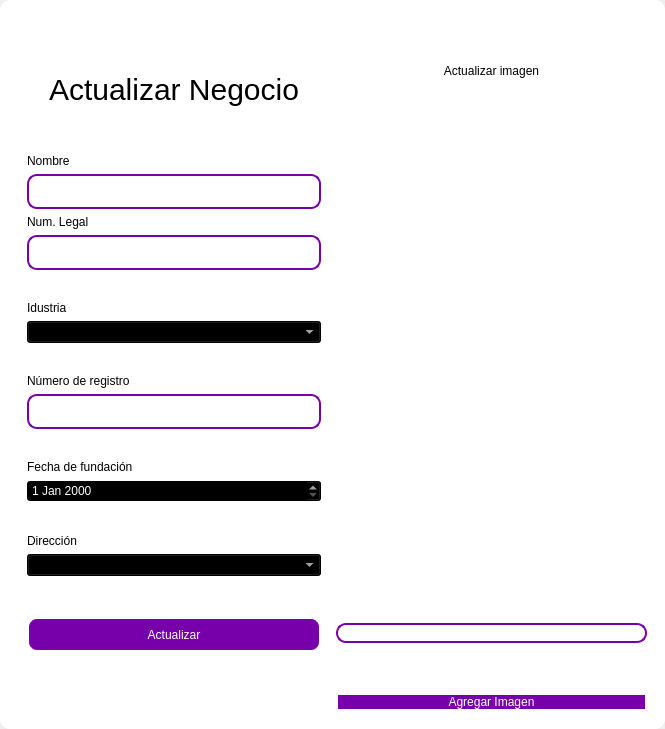
<?xml version="1.0" encoding="UTF-8"?>
<ui version="4.0">
 <class>MainWindow</class>
 <widget class="QMainWindow" name="MainWindow">
  <property name="geometry">
   <rect>
    <x>0</x>
    <y>0</y>
    <width>665</width>
    <height>729</height>
   </rect>
  </property>
  <property name="windowTitle">
   <string>MainWindow</string>
  </property>
  <property name="styleSheet">
   <string notr="true"/>
  </property>
  <widget class="QWidget" name="centralwidget">
   <property name="styleSheet">
    <string notr="true"/>
   </property>
   <layout class="QVBoxLayout" name="verticalLayout">
    <property name="spacing">
     <number>0</number>
    </property>
    <property name="leftMargin">
     <number>0</number>
    </property>
    <property name="topMargin">
     <number>0</number>
    </property>
    <property name="rightMargin">
     <number>0</number>
    </property>
    <property name="bottomMargin">
     <number>0</number>
    </property>
    <item>
     <widget class="QFrame" name="frame">
      <property name="enabled">
       <bool>true</bool>
      </property>
      <property name="styleSheet">
       <string notr="true">QFrame {
	border-radius:10px;
	background-color: rgb(255, 255, 255);
 }
</string>
      </property>
      <property name="frameShape">
       <enum>QFrame::StyledPanel</enum>
      </property>
      <property name="frameShadow">
       <enum>QFrame::Raised</enum>
      </property>
      <layout class="QVBoxLayout" name="verticalLayout_2">
       <item>
        <widget class="QFrame" name="frame_superior">
         <property name="minimumSize">
          <size>
           <width>0</width>
           <height>40</height>
          </size>
         </property>
         <property name="maximumSize">
          <size>
           <width>16777215</width>
           <height>40</height>
          </size>
         </property>
         <property name="styleSheet">
          <string notr="true">QPushButton{
border-radius:18px;
}

QPushButton:hover{
	background-color: rgb(0, 0, 0);
}
</string>
         </property>
         <property name="frameShape">
          <enum>QFrame::StyledPanel</enum>
         </property>
         <property name="frameShadow">
          <enum>QFrame::Raised</enum>
         </property>
         <layout class="QHBoxLayout" name="horizontalLayout_3">
          <property name="spacing">
           <number>4</number>
          </property>
          <property name="leftMargin">
           <number>0</number>
          </property>
          <property name="topMargin">
           <number>0</number>
          </property>
          <property name="rightMargin">
           <number>0</number>
          </property>
          <property name="bottomMargin">
           <number>0</number>
          </property>
          <item>
           <widget class="QPushButton" name="btn_icon">
            <property name="text">
             <string/>
            </property>
            <property name="iconSize">
             <size>
              <width>40</width>
              <height>40</height>
             </size>
            </property>
           </widget>
          </item>
          <item>
           <spacer name="horizontalSpacer_2">
            <property name="orientation">
             <enum>Qt::Horizontal</enum>
            </property>
            <property name="sizeHint" stdset="0">
             <size>
              <width>443</width>
              <height>20</height>
             </size>
            </property>
           </spacer>
          </item>
          <item>
           <widget class="QPushButton" name="bt_minimizar">
            <property name="minimumSize">
             <size>
              <width>38</width>
              <height>38</height>
             </size>
            </property>
            <property name="maximumSize">
             <size>
              <width>38</width>
              <height>38</height>
             </size>
            </property>
            <property name="cursor">
             <cursorShape>PointingHandCursor</cursorShape>
            </property>
            <property name="text">
             <string/>
            </property>
            <property name="icon">
             <iconset>
              <normaloff>image/minus.svg</normaloff>image/minus.svg</iconset>
            </property>
            <property name="iconSize">
             <size>
              <width>38</width>
              <height>38</height>
             </size>
            </property>
           </widget>
          </item>
          <item>
           <widget class="QPushButton" name="bt_maximizar">
            <property name="minimumSize">
             <size>
              <width>38</width>
              <height>38</height>
             </size>
            </property>
            <property name="maximumSize">
             <size>
              <width>38</width>
              <height>38</height>
             </size>
            </property>
            <property name="cursor">
             <cursorShape>PointingHandCursor</cursorShape>
            </property>
            <property name="text">
             <string/>
            </property>
            <property name="icon">
             <iconset>
              <normaloff>image/chevron-up.svg</normaloff>image/chevron-up.svg</iconset>
            </property>
            <property name="iconSize">
             <size>
              <width>38</width>
              <height>38</height>
             </size>
            </property>
           </widget>
          </item>
          <item>
           <widget class="QPushButton" name="bt_restaurar">
            <property name="minimumSize">
             <size>
              <width>38</width>
              <height>38</height>
             </size>
            </property>
            <property name="maximumSize">
             <size>
              <width>38</width>
              <height>38</height>
             </size>
            </property>
            <property name="cursor">
             <cursorShape>PointingHandCursor</cursorShape>
            </property>
            <property name="text">
             <string/>
            </property>
            <property name="icon">
             <iconset>
              <normaloff>image/chevron-down.svg</normaloff>image/chevron-down.svg</iconset>
            </property>
            <property name="iconSize">
             <size>
              <width>38</width>
              <height>38</height>
             </size>
            </property>
           </widget>
          </item>
          <item>
           <widget class="QPushButton" name="bt_cerrar">
            <property name="minimumSize">
             <size>
              <width>38</width>
              <height>38</height>
             </size>
            </property>
            <property name="maximumSize">
             <size>
              <width>38</width>
              <height>38</height>
             </size>
            </property>
            <property name="cursor">
             <cursorShape>PointingHandCursor</cursorShape>
            </property>
            <property name="text">
             <string/>
            </property>
            <property name="icon">
             <iconset>
              <normaloff>image/x.svg</normaloff>image/x.svg</iconset>
            </property>
            <property name="iconSize">
             <size>
              <width>38</width>
              <height>38</height>
             </size>
            </property>
           </widget>
          </item>
         </layout>
        </widget>
       </item>
       <item>
        <widget class="QFrame" name="frame_3">
         <property name="styleSheet">
          <string notr="true">QLabel {
	color: rgb(0, 0, 0);
	font: 12pt &quot;Arial&quot;;
	background-color: rgba(0, 0, 0,0);
}

QTextEdit{
background-color: rgba(0, 0, 0,0);
border-radius:10px; 
font: 12pt &quot;Arial&quot;;
color: rgb(255, 255, 254);
border: 2px solid  rgb(120, 0, 171);

}

QTextEdit:hover{
background-color: rgba(0, 0, 0,0);
border-radius:10px; 
font: 12pt &quot;Arial&quot;;
border: 2px solid  rgb(120, 0, 171);
	color: rgb(0, 0, 0);
}

QTextEdit:focus{
background-color: rgb(0, 0, 0);
border-radius:10px; 
font: 12pt &quot;Arial&quot;;
border: 2px solid rgb(120, 0, 171);
}

QLineEdit{
background-color: rgba(0, 0, 0,0);
border-radius:10px; 
font: 12pt &quot;Arial&quot;;
color: rgb(255, 255, 254);
border: 2px solid  rgb(120, 0, 171);
}

QLineEdit:hover{
background-color: rgba(0, 0, 0,0);
border-radius:10px; 
font: 12pt &quot;Arial&quot;;
border: 2px solid  rgb(120, 0, 171);
}

QLineEdit:focus{
background-color: rgb(0, 0, 0);
border-radius:10px; 
font: 12pt &quot;Arial&quot;;
border: 2px solid rgb(120, 0, 171);
}

QCheckBox{
	font: 12pt &quot;Arial&quot;;
	color: rgb(255, 255, 255);
}

QCheckBox::indicator {
    width: 18px;
    height:18px;
}

QCheckBox::indicator:unchecked {
   background-image: url(image/square.svg);
}

QCheckBox::indicator:checked {
   background-image: url(image/check-square.svg);
}

QPushButton{
border-radius:10px; 
font: 12pt &quot;Arial&quot;;
color: rgb(255, 255, 254);
border: 2px solid #ffffff;
	background-color: rgb(120, 0, 171);
}

QPushButton:hover{
border-radius:10px; 
font: 12pt &quot;Arial&quot;;
color: rgb(255, 255, 255);
border: 2px solid rgb(120, 0, 171);
	background-color: rgb(120, 0, 171);
}
</string>
         </property>
         <property name="frameShape">
          <enum>QFrame::StyledPanel</enum>
         </property>
         <property name="frameShadow">
          <enum>QFrame::Raised</enum>
         </property>
         <layout class="QHBoxLayout" name="horizontalLayout_4">
          <item>
           <layout class="QVBoxLayout" name="verticalLayout_4">
            <item>
             <widget class="QLabel" name="label_3">
              <property name="minimumSize">
               <size>
                <width>100</width>
                <height>50</height>
               </size>
              </property>
              <property name="styleSheet">
               <string notr="true">font-size: 30px;
color: rgb(0, 0, 0);</string>
              </property>
              <property name="text">
               <string>Actualizar Negocio</string>
              </property>
              <property name="alignment">
               <set>Qt::AlignCenter</set>
              </property>
             </widget>
            </item>
            <item>
             <widget class="QFrame" name="frame_4">
              <property name="maximumSize">
               <size>
                <width>400</width>
                <height>600</height>
               </size>
              </property>
              <property name="styleSheet">
               <string notr="true">QLabel {
color: rgb(0, 0, 0);
	font: 12pt &quot;Arial&quot;;
	background-color: rgba(0, 0, 0,0);
}

QTextEdit{
background-color: rgba(0, 0, 0,0);
border-radius:10px; 
font: 12pt &quot;Arial&quot;;
color: rgb(0, 0, 0);
border: 2px solid  rgb(120, 0, 171);

}

QTextEdit:hover{
background-color: rgba(0, 0, 0,0);
border-radius:10px; 
font: 12pt &quot;Arial&quot;;
border: 2px solid  rgb(120, 0, 171);
	color: rgb(255, 255, 255);
}

QTextEdit:focus{
background-color: rgb(0, 0, 0);
border-radius:10px; 
font: 12pt &quot;Arial&quot;;
border: 2px solid rgb(120, 0, 171);
	
}

QLineEdit{
background-color: rgba(0, 0, 0,0);
border-radius:10px; 
font: 12pt &quot;Arial&quot;;
	color: rgb(0, 0, 0);
border: 2px solid  rgb(120, 0, 171);
}

QLineEdit:hover{
background-color: rgba(0, 0, 0,0);
border-radius:10px; 
font: 12pt &quot;Arial&quot;;
border: 2px solid  rgb(120, 0, 171);
}

QLineEdit:focus{
background-color: rgb(0, 0, 0);
border-radius:10px; 
font: 12pt &quot;Arial&quot;;
border: 2px solid rgb(120, 0, 171);
color: rgb(255, 255, 255);
}

QCheckBox{
	font: 12pt &quot;Arial&quot;;
	color: rgb(255, 255, 255);
}

QCheckBox::indicator {
    width: 18px;
    height:18px;
}

QCheckBox::indicator:unchecked {
   background-image: url(image/square.svg);
}

QCheckBox::indicator:checked {
   background-image: url(image/check-square.svg);
}

QPushButton{
border-radius:10px; 
font: 12pt &quot;Arial&quot;;
color: rgb(255, 255, 254);
border: 2px solid #ffffff;
background-color: rgb(120, 0, 171);
}

QPushButton:hover{
border-radius:10px; 
font: 12pt &quot;Arial&quot;;
color: rgb(255, 255, 255);
border: 2px solid rgb(120, 0, 171);
	background-color: rgb(120, 0, 171);
}
</string>
              </property>
              <property name="frameShape">
               <enum>QFrame::StyledPanel</enum>
              </property>
              <property name="frameShadow">
               <enum>QFrame::Raised</enum>
              </property>
              <layout class="QVBoxLayout" name="verticalLayout_3">
               <item>
                <spacer name="verticalSpacer_3">
                 <property name="orientation">
                  <enum>Qt::Vertical</enum>
                 </property>
                 <property name="sizeHint" stdset="0">
                  <size>
                   <width>20</width>
                   <height>40</height>
                  </size>
                 </property>
                </spacer>
               </item>
               <item>
                <widget class="QLabel" name="label_4">
                 <property name="text">
                  <string>Nombre</string>
                 </property>
                </widget>
               </item>
               <item>
                <widget class="QLineEdit" name="nametxt">
                 <property name="minimumSize">
                  <size>
                   <width>0</width>
                   <height>35</height>
                  </size>
                 </property>
                 <property name="text">
                  <string/>
                 </property>
                </widget>
               </item>
               <item>
                <widget class="QLabel" name="label_7">
                 <property name="text">
                  <string>Num. Legal</string>
                 </property>
                </widget>
               </item>
               <item>
                <widget class="QLineEdit" name="numlegaltxt">
                 <property name="minimumSize">
                  <size>
                   <width>0</width>
                   <height>35</height>
                  </size>
                 </property>
                </widget>
               </item>
               <item>
                <spacer name="verticalSpacer_4">
                 <property name="orientation">
                  <enum>Qt::Vertical</enum>
                 </property>
                 <property name="sizeHint" stdset="0">
                  <size>
                   <width>20</width>
                   <height>40</height>
                  </size>
                 </property>
                </spacer>
               </item>
               <item>
                <widget class="QLabel" name="label_5">
                 <property name="text">
                  <string>Idustria</string>
                 </property>
                </widget>
               </item>
               <item>
                <widget class="QComboBox" name="industry_combobox">
                 <property name="styleSheet">
                  <string notr="true">background-color: rgb(0, 0, 0);
color: rgb(255, 255, 255);</string>
                 </property>
                </widget>
               </item>
               <item>
                <spacer name="verticalSpacer_5">
                 <property name="orientation">
                  <enum>Qt::Vertical</enum>
                 </property>
                 <property name="sizeHint" stdset="0">
                  <size>
                   <width>20</width>
                   <height>40</height>
                  </size>
                 </property>
                </spacer>
               </item>
               <item>
                <widget class="QLabel" name="label">
                 <property name="text">
                  <string>Número de registro</string>
                 </property>
                </widget>
               </item>
               <item>
                <widget class="QLineEdit" name="numregistertxt">
                 <property name="minimumSize">
                  <size>
                   <width>0</width>
                   <height>35</height>
                  </size>
                 </property>
                </widget>
               </item>
               <item>
                <spacer name="verticalSpacer">
                 <property name="orientation">
                  <enum>Qt::Vertical</enum>
                 </property>
                 <property name="sizeHint" stdset="0">
                  <size>
                   <width>20</width>
                   <height>40</height>
                  </size>
                 </property>
                </spacer>
               </item>
               <item>
                <widget class="QLabel" name="label_2">
                 <property name="text">
                  <string>Fecha de fundación</string>
                 </property>
                </widget>
               </item>
               <item>
                <widget class="QDateEdit" name="datefoundingtxt">
                 <property name="styleSheet">
                  <string notr="true">background-color: rgb(0, 0, 0);
color: rgb(255, 255, 255);</string>
                 </property>
                </widget>
               </item>
               <item>
                <spacer name="verticalSpacer_10">
                 <property name="orientation">
                  <enum>Qt::Vertical</enum>
                 </property>
                 <property name="sizeHint" stdset="0">
                  <size>
                   <width>20</width>
                   <height>40</height>
                  </size>
                 </property>
                </spacer>
               </item>
               <item>
                <widget class="QLabel" name="label_6">
                 <property name="text">
                  <string>Dirección</string>
                 </property>
                </widget>
               </item>
               <item>
                <widget class="QComboBox" name="address_combobox">
                 <property name="styleSheet">
                  <string notr="true">background-color: rgb(0, 0, 0);
color: rgb(255, 255, 255);</string>
                 </property>
                </widget>
               </item>
               <item>
                <spacer name="verticalSpacer_9">
                 <property name="orientation">
                  <enum>Qt::Vertical</enum>
                 </property>
                 <property name="sizeHint" stdset="0">
                  <size>
                   <width>20</width>
                   <height>50</height>
                  </size>
                 </property>
                </spacer>
               </item>
               <item>
                <widget class="QPushButton" name="btn_update">
                 <property name="minimumSize">
                  <size>
                   <width>0</width>
                   <height>35</height>
                  </size>
                 </property>
                 <property name="cursor">
                  <cursorShape>PointingHandCursor</cursorShape>
                 </property>
                 <property name="text">
                  <string>Actualizar</string>
                 </property>
                </widget>
               </item>
               <item>
                <spacer name="verticalSpacer_7">
                 <property name="orientation">
                  <enum>Qt::Vertical</enum>
                 </property>
                 <property name="sizeHint" stdset="0">
                  <size>
                   <width>20</width>
                   <height>40</height>
                  </size>
                 </property>
                </spacer>
               </item>
               <item>
                <spacer name="verticalSpacer_8">
                 <property name="orientation">
                  <enum>Qt::Vertical</enum>
                 </property>
                 <property name="sizeHint" stdset="0">
                  <size>
                   <width>20</width>
                   <height>40</height>
                  </size>
                 </property>
                </spacer>
               </item>
              </layout>
             </widget>
            </item>
           </layout>
          </item>
          <item>
           <layout class="QVBoxLayout" name="verticalLayout_5">
            <property name="spacing">
             <number>50</number>
            </property>
            <property name="leftMargin">
             <number>0</number>
            </property>
            <property name="topMargin">
             <number>0</number>
            </property>
            <property name="rightMargin">
             <number>0</number>
            </property>
            <property name="bottomMargin">
             <number>0</number>
            </property>
            <item>
             <widget class="QLabel" name="label_9">
              <property name="layoutDirection">
               <enum>Qt::LeftToRight</enum>
              </property>
              <property name="styleSheet">
               <string notr="true">color: rgb(0, 0, 0);
font: 30pt &quot;MS Shell Dlg 2&quot;;</string>
              </property>
              <property name="text">
               <string>Actualizar imagen</string>
              </property>
              <property name="alignment">
               <set>Qt::AlignCenter</set>
              </property>
             </widget>
            </item>
            <item>
             <layout class="QHBoxLayout" name="horizontalLayout">
              <item>
               <spacer name="horizontalSpacer_3">
                <property name="orientation">
                 <enum>Qt::Vertical</enum>
                </property>
                <property name="sizeHint" stdset="0">
                 <size>
                  <width>20</width>
                  <height>40</height>
                 </size>
                </property>
               </spacer>
              </item>
              <item>
               <widget class="QLabel" name="image_label">
                <property name="minimumSize">
                 <size>
                  <width>55</width>
                  <height>0</height>
                 </size>
                </property>
                <property name="text">
                 <string/>
                </property>
               </widget>
              </item>
              <item>
               <spacer name="horizontalSpacer">
                <property name="orientation">
                 <enum>Qt::Vertical</enum>
                </property>
                <property name="sizeHint" stdset="0">
                 <size>
                  <width>20</width>
                  <height>40</height>
                 </size>
                </property>
               </spacer>
              </item>
             </layout>
            </item>
            <item>
             <widget class="QLineEdit" name="imagetxt">
              <property name="enabled">
               <bool>false</bool>
              </property>
             </widget>
            </item>
            <item>
             <widget class="QPushButton" name="btn_add_image">
              <property name="cursor">
               <cursorShape>PointingHandCursor</cursorShape>
              </property>
              <property name="text">
               <string>Agregar Imagen</string>
              </property>
             </widget>
            </item>
           </layout>
          </item>
         </layout>
        </widget>
       </item>
      </layout>
     </widget>
    </item>
   </layout>
  </widget>
 </widget>
 <resources/>
 <connections/>
</ui>
